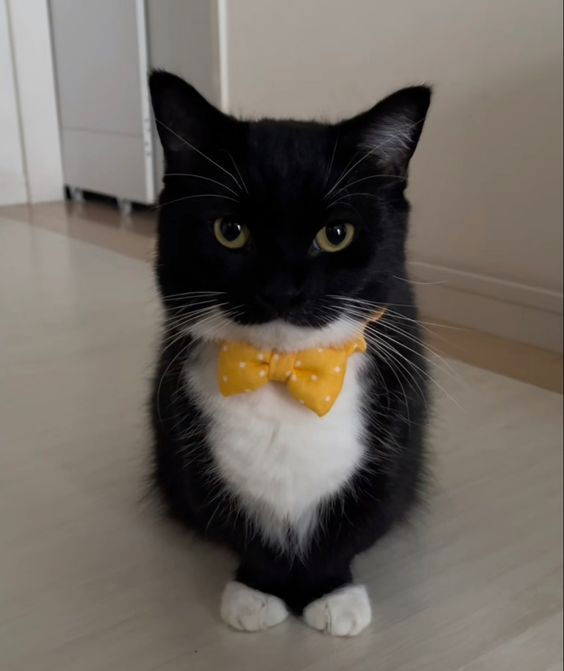
#> input picture TTF5/Images/cat1.jpg, 564 x 671 px
$ python Filters.py   (older library calls are emulated)
#> lines starting #> are read from the running program, lines starting #| are printed output that depends on the picture
import cv2
import numpy as np
from matplotlib import pyplot as plt

# Load the image in grayscale
image = cv2.imread("Images/cat1.jpg", cv2.IMREAD_GRAYSCALE)
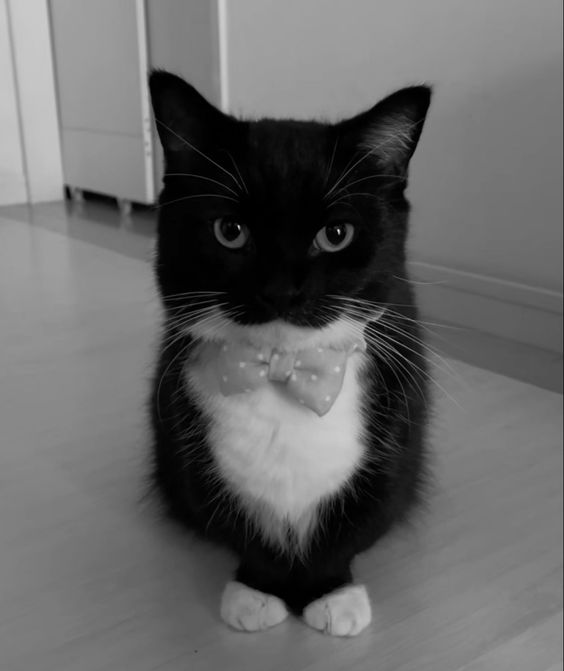
#> image: shape (671, 564); min 0, max 242, mean 102.3

# Apply filters
gaussian_blur = cv2.GaussianBlur(image, (3, 3), 0)
sobel_x = cv2.Sobel(image, cv2.CV_64F, 1, 0, ksize=3)
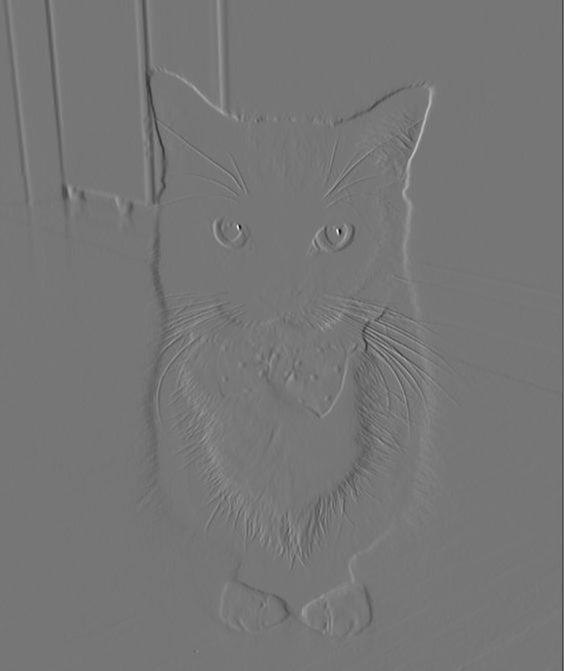
#> sobel_x: shape (671, 564) float64; min -694, max 795, mean -0.9; drawn with min black and max white
sobel_y = cv2.Sobel(image, cv2.CV_64F, 0, 1, ksize=3)
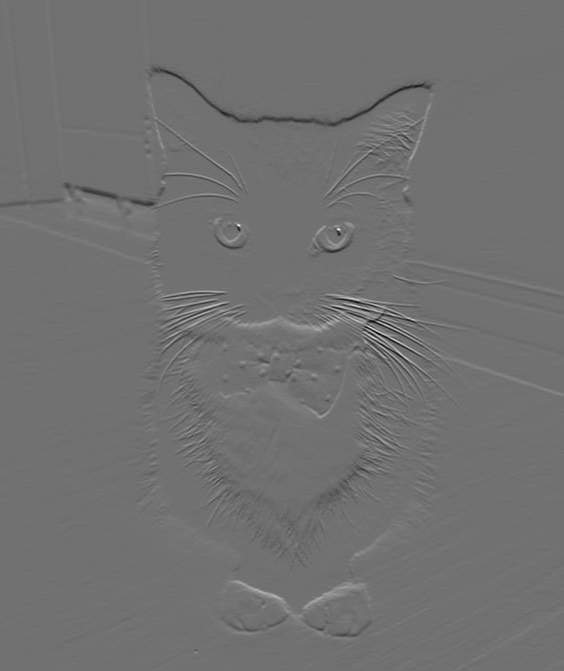
#> sobel_y: shape (671, 564) float64; min -492, max 614, mean -0.4; drawn with min black and max white
sobel_both = cv2.magnitude(sobel_x, sobel_y)
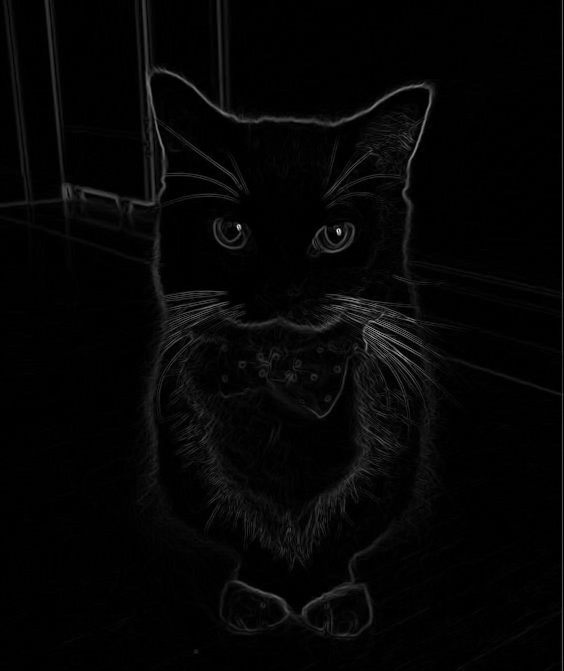
#> sobel_both: shape (671, 564) float64; min 0, max 859.6, mean 18.6; drawn with min black and max white
scharr_x = cv2.Scharr(image, cv2.CV_64F, 1, 0)
scharr_y = cv2.Scharr(image, cv2.CV_64F, 0, 1)
scharr_both = cv2.magnitude(scharr_x, scharr_y)
laplacian = cv2.Laplacian(image, cv2.CV_64F)
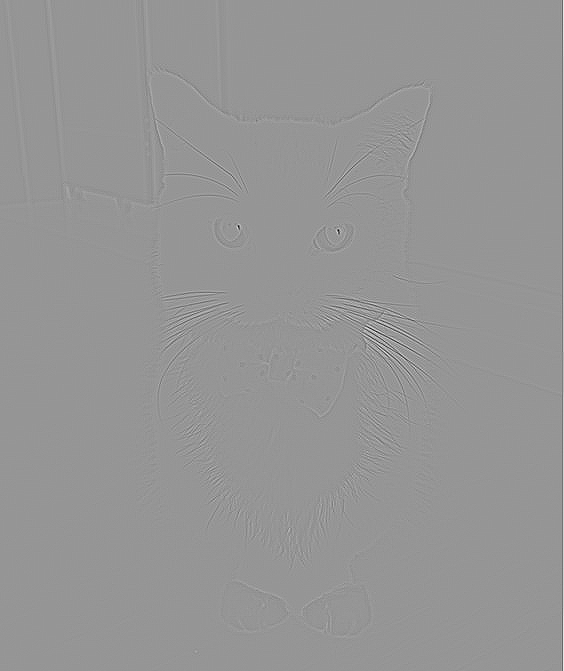
#> laplacian: shape (671, 564) float64; min -321, max 226, mean 0.1; drawn with min black and max white

# Plotting
plt.figure(figsize=(12, 8))

# Original Image
plt.subplot(3, 3, 1)
plt.imshow(image, cmap='gray')
plt.title("Original Image")
plt.axis('off')

# Gaussian Blur
plt.subplot(3, 3, 2)
plt.imshow(gaussian_blur, cmap='gray')
plt.title("Gaussian Blur")
plt.axis('off')

# Sobel X
plt.subplot(3, 3, 3)
plt.imshow(sobel_x, cmap='gray')
plt.title("Sobel X")
plt.axis('off')

# Sobel Y
plt.subplot(3, 3, 4)
plt.imshow(sobel_y, cmap='gray')
plt.title("Sobel Y")
plt.axis('off')

# Sobel Combined
plt.subplot(3, 3, 5)
plt.imshow(sobel_both, cmap='gray')
plt.title("Sobel Combined")
plt.axis('off')

# Scharr X
plt.subplot(3, 3, 6)
plt.imshow(scharr_x, cmap='gray')
plt.title("Scharr X")
plt.axis('off')

# Scharr Y
plt.subplot(3, 3, 7)
plt.imshow(scharr_y, cmap='gray')
plt.title("Scharr Y")
plt.axis('off')

# Scharr Combined
plt.subplot(3, 3, 8)
plt.imshow(scharr_both, cmap='gray')
plt.title("Scharr Combined")
plt.axis('off')

# Laplacian
plt.subplot(3, 3, 9)
plt.imshow(laplacian, cmap='gray')
plt.title("Laplacian")
plt.axis('off')

plt.tight_layout()
plt.show()
